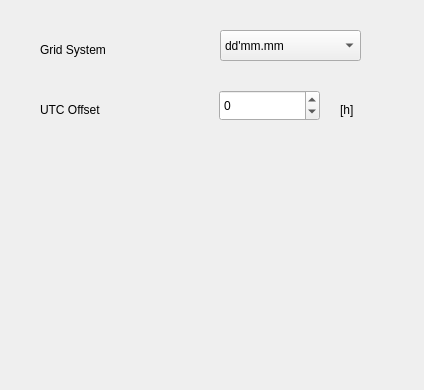
<?xml version="1.0" encoding="UTF-8"?>
<ui version="4.0">
 <class>GPSFrame6015</class>
 <widget class="QWidget" name="GPSFrame6015">
  <property name="geometry">
   <rect>
    <x>0</x>
    <y>0</y>
    <width>424</width>
    <height>390</height>
   </rect>
  </property>
  <property name="windowTitle">
   <string>GPS</string>
  </property>
  <widget class="QLabel" name="textLabel_GridSys">
   <property name="geometry">
    <rect>
     <x>40</x>
     <y>40</y>
     <width>134</width>
     <height>20</height>
    </rect>
   </property>
   <property name="text">
    <string>Grid System</string>
   </property>
   <property name="wordWrap">
    <bool>false</bool>
   </property>
  </widget>
  <widget class="QLabel" name="textLabel_UTCoffsetUnit">
   <property name="geometry">
    <rect>
     <x>340</x>
     <y>100</y>
     <width>67</width>
     <height>20</height>
    </rect>
   </property>
   <property name="text">
    <string>[h]</string>
   </property>
   <property name="wordWrap">
    <bool>false</bool>
   </property>
  </widget>
  <widget class="QLabel" name="textLabel_UTCoffset">
   <property name="geometry">
    <rect>
     <x>40</x>
     <y>100</y>
     <width>150</width>
     <height>20</height>
    </rect>
   </property>
   <property name="text">
    <string>UTC Offset</string>
   </property>
   <property name="wordWrap">
    <bool>false</bool>
   </property>
  </widget>
  <widget class="QSpinBox" name="spinBox_UTCoffset">
   <property name="geometry">
    <rect>
     <x>219</x>
     <y>90</y>
     <width>101</width>
     <height>31</height>
    </rect>
   </property>
   <property name="minimum">
    <number>-13</number>
   </property>
   <property name="maximum">
    <number>13</number>
   </property>
   <property name="singleStep">
    <number>1</number>
   </property>
   <property name="value">
    <number>0</number>
   </property>
  </widget>
  <widget class="QComboBox" name="comboBox_GridSys">
   <property name="geometry">
    <rect>
     <x>220</x>
     <y>30</y>
     <width>141</width>
     <height>31</height>
    </rect>
   </property>
   <item>
    <property name="text">
     <string>dd'mm.mm</string>
    </property>
   </item>
   <item>
    <property name="text">
     <string>dd.dddd</string>
    </property>
   </item>
   <item>
    <property name="text">
     <string>dd'mm''ss</string>
    </property>
   </item>
  </widget>
 </widget>
 <layoutdefault spacing="6" margin="11"/>
 <pixmapfunction>qPixmapFromMimeSource</pixmapfunction>
 <resources/>
 <connections/>
</ui>
